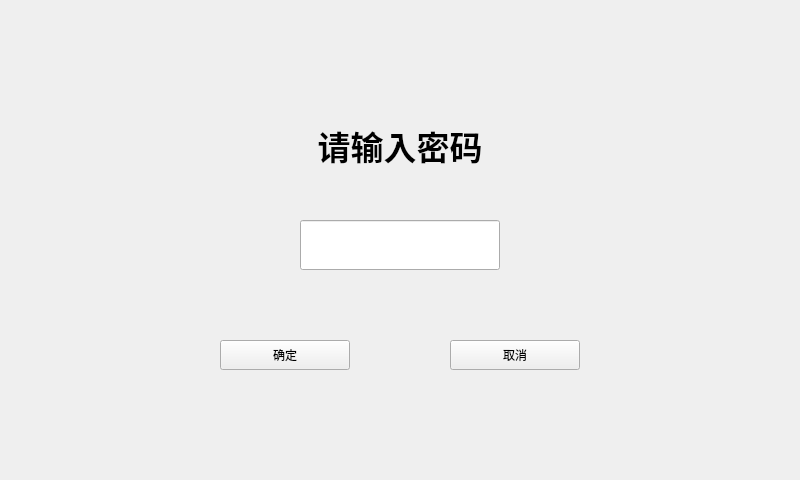
<?xml version="1.0" encoding="UTF-8"?>
<ui version="4.0">
 <class>secretInput</class>
 <widget class="QWidget" name="secretInput">
  <property name="geometry">
   <rect>
    <x>0</x>
    <y>0</y>
    <width>800</width>
    <height>480</height>
   </rect>
  </property>
  <property name="windowTitle">
   <string>Form</string>
  </property>
  <widget class="QLabel" name="label">
   <property name="geometry">
    <rect>
     <x>200</x>
     <y>120</y>
     <width>400</width>
     <height>50</height>
    </rect>
   </property>
   <property name="font">
    <font>
     <pointsize>25</pointsize>
     <weight>75</weight>
     <bold>true</bold>
    </font>
   </property>
   <property name="text">
    <string>请输入密码</string>
   </property>
   <property name="alignment">
    <set>Qt::AlignCenter</set>
   </property>
  </widget>
  <widget class="QLineEdit" name="lineEdit">
   <property name="geometry">
    <rect>
     <x>300</x>
     <y>220</y>
     <width>200</width>
     <height>50</height>
    </rect>
   </property>
  </widget>
  <widget class="QPushButton" name="sureBtn">
   <property name="geometry">
    <rect>
     <x>220</x>
     <y>340</y>
     <width>130</width>
     <height>30</height>
    </rect>
   </property>
   <property name="text">
    <string>确定</string>
   </property>
  </widget>
  <widget class="QPushButton" name="canBtn">
   <property name="geometry">
    <rect>
     <x>450</x>
     <y>340</y>
     <width>130</width>
     <height>30</height>
    </rect>
   </property>
   <property name="text">
    <string>取消</string>
   </property>
  </widget>
 </widget>
 <resources/>
 <connections/>
</ui>
